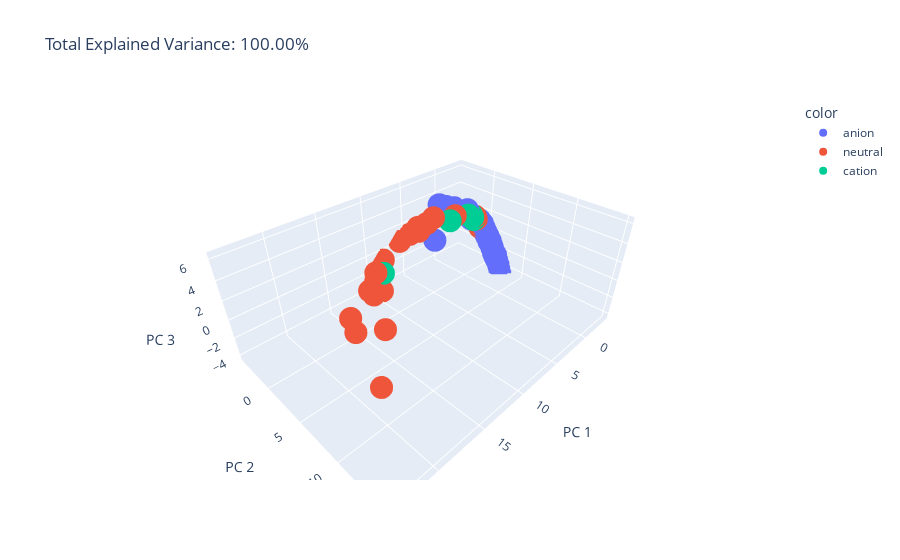

The code cell stored with this chart in its notebook:
### Code cell
total_var = pca.explained_variance_ratio_.sum() * 100
fig = px.scatter_3d(
    components, x=0, y=1, z=2, color=df['Charge_class'],
    title=f'Total Explained Variance: {total_var:.2f}%',
    labels={'0': 'PC 1', '1': 'PC 2', '2': 'PC 3'}
)
fig.show()
